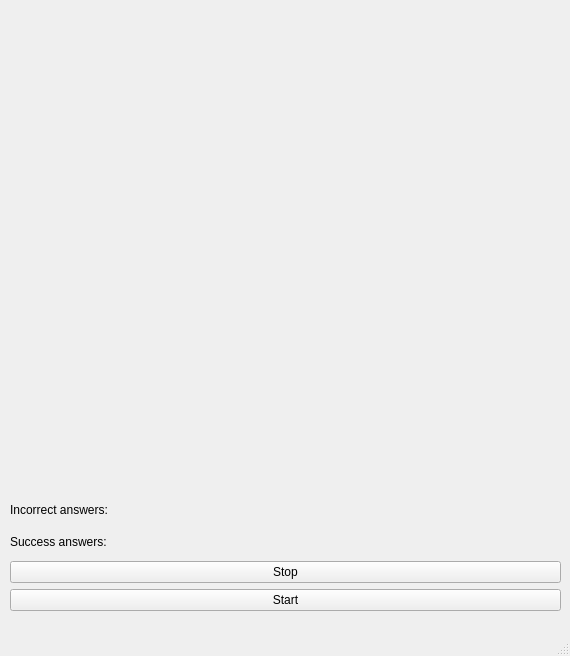
<?xml version="1.0" encoding="UTF-8"?>
<ui version="4.0">
 <class>MainWindow</class>
 <widget class="QMainWindow" name="MainWindow">
  <property name="geometry">
   <rect>
    <x>0</x>
    <y>0</y>
    <width>570</width>
    <height>656</height>
   </rect>
  </property>
  <property name="windowTitle">
   <string>MainWindow</string>
  </property>
  <widget class="QWidget" name="centralwidget">
   <widget class="QWidget" name="verticalLayoutWidget">
    <property name="geometry">
     <rect>
      <x>10</x>
      <y>0</y>
      <width>551</width>
      <height>611</height>
     </rect>
    </property>
    <layout class="QVBoxLayout" name="verticalLayout" stretch="85,10,5">
     <property name="leftMargin">
      <number>0</number>
     </property>
     <item>
      <widget class="QWidget" name="widget" native="true">
       <widget class="QLabel" name="randomNumberLabel">
        <property name="geometry">
         <rect>
          <x>220</x>
          <y>150</y>
          <width>101</width>
          <height>161</height>
         </rect>
        </property>
        <property name="text">
         <string/>
        </property>
       </widget>
      </widget>
     </item>
     <item>
      <layout class="QVBoxLayout" name="verticalLayout_2">
       <item>
        <widget class="QLabel" name="incorrectLabel">
         <property name="text">
          <string>Incorrect answers: </string>
         </property>
        </widget>
       </item>
       <item>
        <widget class="QLabel" name="successLabel">
         <property name="text">
          <string>Success answers: </string>
         </property>
        </widget>
       </item>
      </layout>
     </item>
     <item>
      <layout class="QVBoxLayout" name="verticalLayout_3">
       <item>
        <widget class="QPushButton" name="stopPushButton">
         <property name="text">
          <string>Stop</string>
         </property>
        </widget>
       </item>
       <item>
        <widget class="QPushButton" name="startPushButton">
         <property name="text">
          <string>Start</string>
         </property>
        </widget>
       </item>
      </layout>
     </item>
    </layout>
   </widget>
  </widget>
  <widget class="QMenuBar" name="menubar">
   <property name="geometry">
    <rect>
     <x>0</x>
     <y>0</y>
     <width>570</width>
     <height>24</height>
    </rect>
   </property>
  </widget>
  <widget class="QStatusBar" name="statusbar"/>
 </widget>
 <resources/>
 <connections/>
</ui>
